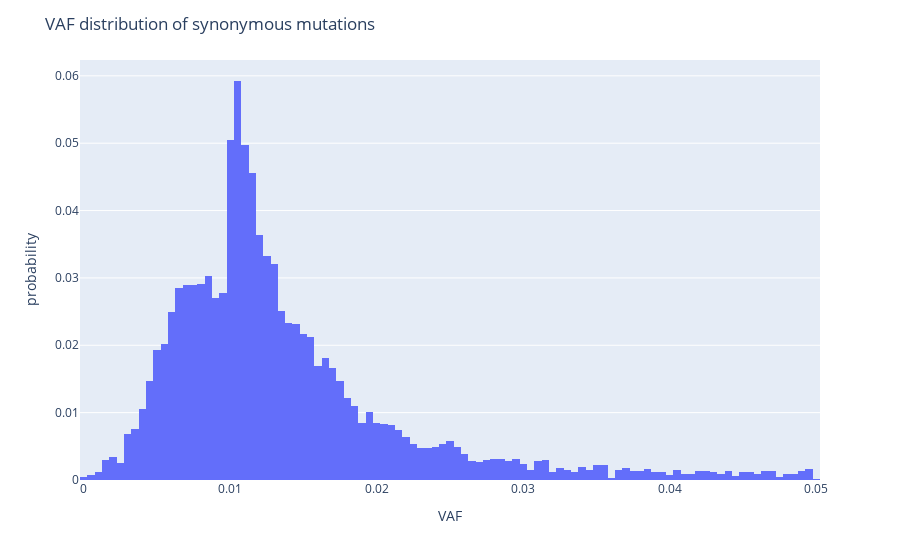

The notebook cell this image was saved under:
### Code cell
# Histogram
fig = px.histogram(df[df.AF<0.05], x="AF", histnorm='probability')
fig.update_layout(title='VAF distribution of synonymous mutations')
fig.update_yaxes(title='probability')
fig.update_xaxes(title='VAF')
fig.write_image('plots/Synonymous_mutations_histogram.png')
fig

### Figure 1 — Plotly figure (JSON) as saved in the notebook; plotly's stock layout.template omitted (floating-point values rounded to 4 significant figures; data arrays with more than 128 entries replaced by an {"elided": "..."} marker saying what was removed)
{"data": [{"alignmentgroup": "True", "bingroup": "x", "histnorm": "probability", "hovertemplate": "AF=%{x}<br>count=%{y}<extra></extra>", "legendgroup": "", "marker": {"color": "#636efa"}, "name": "", "offsetgroup": "", "orientation": "v", "showlegend": false, "type": "histogram", "x": {"elided": "11514 float values"}, "xaxis": "x", "yaxis": "y"}], "layout": {"barmode": "relative", "legend": {"tracegroupgap": 0}, "margin": {"t": 60}, "title": {"text": "VAF distribution of synonymous mutations"}, "xaxis": {"anchor": "y", "domain": [0, 1], "title": {"text": "VAF"}}, "yaxis": {"anchor": "x", "domain": [0, 1], "title": {"text": "probability"}}}}
